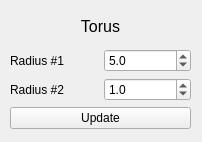
<?xml version="1.0" encoding="UTF-8"?>
<ui version="4.0">
 <class>Form</class>
 <widget class="QWidget" name="Form">
  <property name="geometry">
   <rect>
    <x>0</x>
    <y>0</y>
    <width>202</width>
    <height>142</height>
   </rect>
  </property>
  <property name="windowTitle">
   <string>Torus parameters</string>
  </property>
  <widget class="QWidget" name="gridLayoutWidget">
   <property name="geometry">
    <rect>
     <x>10</x>
     <y>10</y>
     <width>181</width>
     <height>119</height>
    </rect>
   </property>
   <layout class="QGridLayout" name="gridLayout">
    <item row="2" column="0">
     <widget class="QLabel" name="label_3">
      <property name="text">
       <string>Radius #2</string>
      </property>
     </widget>
    </item>
    <item row="2" column="1">
     <widget class="QDoubleSpinBox" name="doubleSpinBox_r2">
      <property name="decimals">
       <number>1</number>
      </property>
      <property name="minimum">
       <double>0.100000000000000</double>
      </property>
      <property name="maximum">
       <double>10.000000000000000</double>
      </property>
      <property name="singleStep">
       <double>0.100000000000000</double>
      </property>
      <property name="value">
       <double>1.000000000000000</double>
      </property>
     </widget>
    </item>
    <item row="1" column="1">
     <widget class="QDoubleSpinBox" name="doubleSpinBox_r1">
      <property name="decimals">
       <number>1</number>
      </property>
      <property name="minimum">
       <double>0.100000000000000</double>
      </property>
      <property name="maximum">
       <double>10.000000000000000</double>
      </property>
      <property name="singleStep">
       <double>0.100000000000000</double>
      </property>
      <property name="value">
       <double>5.000000000000000</double>
      </property>
     </widget>
    </item>
    <item row="0" column="0" colspan="2">
     <widget class="QLabel" name="label">
      <property name="text">
       <string>&lt;html&gt;&lt;head/&gt;&lt;body&gt;&lt;p align=&quot;center&quot;&gt;&lt;span style=&quot; font-size:12pt;&quot;&gt;Torus&lt;/span&gt;&lt;/p&gt;&lt;/body&gt;&lt;/html&gt;</string>
      </property>
     </widget>
    </item>
    <item row="1" column="0">
     <widget class="QLabel" name="label_2">
      <property name="text">
       <string>Radius #1</string>
      </property>
     </widget>
    </item>
    <item row="3" column="0" colspan="2">
     <widget class="QPushButton" name="pushButton_update">
      <property name="text">
       <string>Update</string>
      </property>
     </widget>
    </item>
   </layout>
  </widget>
 </widget>
 <resources/>
 <connections/>
</ui>
